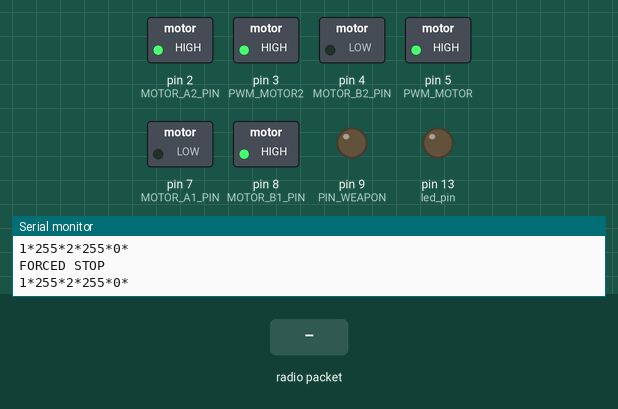
Simulated run of this sketch. Board: Arduino Uno, built with avr-gcc and run on an emulated ATmega328P. On the bench: switched loads named in the sketch (green lamp = pin HIGH), output pins drawn as LEDs (lit = HIGH), the last lines printed to the serial monitor. The inputs (shaded band) are chosen by the test bench. No radio packets arrive unless stated.

Above: at 1.2 s.
1.3 s: radio packet "1" arrives
At 1.7 s:
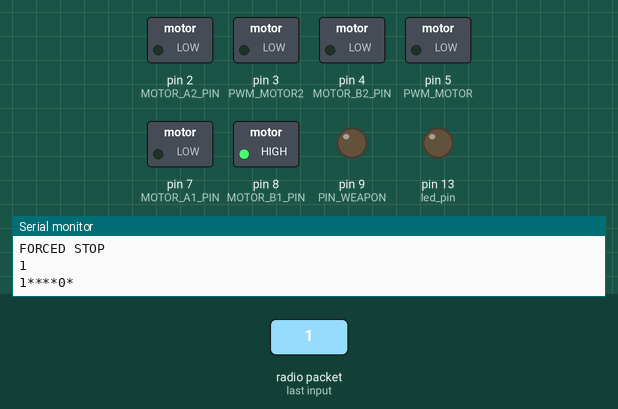
3.9 s: radio packet "2" arrives
At 4.8 s:
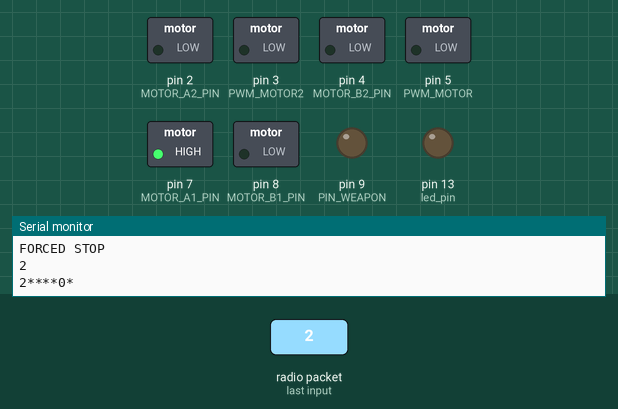
Timing chart, 0 to 6.9 s (numbered marks = the images above; inputs shaded):
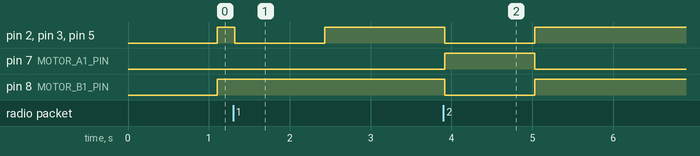

The sketch:

BOT_Final_CleanedPostFightSketch.ino
```cpp
/*
Exercise Monster Motor Mini Module
Uses Serial Monitor window to issue commands for controlling the DC motor
connected to the module
S = Stop | F = Forward | R = Reverse | C = Returns the current reading of the motors
Pxxx (P0 - P255) sets the PWM speed value | P? = Returns the current PWM value

//FRED NOTE:
// To receive a string of 5 elements:
// 0;0;0;0;0 (minimal extreme value)
// 1;255;1;255;1 (maximal extreme value)
// indexes:
// 0       is direction of motor LEFT  [values 0 or 1]
// 1       is PWM of motor LEFT        [values 0 to 254]
// 2       is direction of motor RIGHT [values 0 or 1]
// 3       is PWM of motor RIGHT       [values 0 to 254]
// 4       is activeness of not of the 3rd engine (outside ring) [values 0 or 1]

//FREDNOTE: FORWARD is the side with the driller 3rd engine

*/
const int SerialSpeed = 9600; //To set first the communication speed

//General constants for engines script
const int BRAKE = 0;
const int CW = 1;
const int CCW = 2;
const int CS_THRESHOLD = 15;
int timefromlastcommand=0;

//GENERAL MOTORS DEFINITION
int motors_Speed = 150;    //Default motor speed (applies to 2 motors if we don't interfere in LEFT/RIGHT Definitions
//Next lines applies by default this speed to both motors
int motor_Speed=motors_Speed;
int motor2_Speed=motors_Speed;

int motor_State = BRAKE;  // Current motor state
int motor2_State = BRAKE;  // Current motor(2) state (for motor RIGHT)
int mot_current = 0;      // Motor current (Fred: Not used for now)

//LEFT MOTOR Definitions
//int motor_Speed = 150;    //Uncomment if needed / Default motor speed
const int MOTOR_A1_PIN = 7;   //LEFT Motor control input pins
const int MOTOR_B1_PIN = 8;
const int PWM_MOTOR = 5;      // ~Motor PWM
const int CURRENT_SENSE = A2; // Current sense pin
const int EN_PIN = A0;        // Enable/Diag pin

//RIGHT MOTOR Definitions
//int motor2_Speed = 150;     //Uncomment if needed / Default motor speed
const int MOTOR_A2_PIN = 2;   //RIGHT Motor(2) control input pins
const int MOTOR_B2_PIN = 4;
const int PWM_MOTOR2 = 3;      // ~RIGHT Motor(2) PWM
const int CURRENT_SENSE2 = A3; // RIGHT Motor(2) Current sense pin
const int EN_PIN2 = A1;        // Enable/Diag pin (for motor RIGHT)

//
const int PIN_WEAPON = 9;        // Pn on which there is a relay

//VAR to retrieve command from serial
char readString[4];   // String array to hold PWM value typed in on keyboard

//From Cyryllo: RADIO receive
#include <VirtualWire.h>
#define led_pin 13
#define receive_pin 11

//===============================================================================
//  Initialization
//===============================================================================
void setup() {

// MOTOR1 (LEFT) - PINs DEF
  pinMode(MOTOR_A1_PIN, OUTPUT);
  pinMode(MOTOR_B1_PIN, OUTPUT);
  pinMode(PWM_MOTOR, OUTPUT);
// MOTOR2 (RIGHT) - PINs DEF
  pinMode(MOTOR_A2_PIN, OUTPUT);
  pinMode(MOTOR_B2_PIN, OUTPUT);
  pinMode(PWM_MOTOR2, OUTPUT);
// WEAPON
  pinMode(PIN_WEAPON, OUTPUT);


// FRED: next is not needed for now
// Uncomment the next 2 lines to use the Enable pins to enable/disable the device.
// To monitor for fault conditions instead, they would be defined as inputs
// pinMode(EN_PIN, OUTPUT);
// digitalWrite(EN_PIN, HIGH);

  Serial.begin(SerialSpeed);           // Initialize serial monitor
  Serial.println("Enter command:");    // Printout commands
  //Fred: old from example (serial commands)
  /*  Serial.println("S = STOP | F = FOR/FOR | G = BAK/BAK | H = FOR/BAK | I = BAK/FOR | R = REVERSE");
  Serial.println("C = READ CURRENT | Pxxx = PWM SPEED (P000 - P254) | P? = CURRENT PWM"); */

//From Cyryllo: RADIO receive
  vw_set_rx_pin(receive_pin);
  vw_setup(2000);
  vw_rx_start(); // startujemy odbieranie danych (uruchamiamy)
  pinMode(led_pin, OUTPUT);

}

//===============================================================================
//                Main Loop (await commands from radio + apply on engines
//===============================================================================
void loop()
{
  // Just loop while monitoring the serial port and then jump to DoSerial (FRED: To be changed to listen to RADIO commands incoming)
  //if(Serial.available())
  //{


    ////////////////////////////////////////////////////////////////////////////////////////
    //                    LOOP RADIO info received from Cyryllo
    ////////////////////////////////////////////////////////////////////////////////////////

    // częśc wymagana do poprawnego działania biblioteki
    uint8_t buf[VW_MAX_MESSAGE_LEN];
    uint8_t buflen = VW_MAX_MESSAGE_LEN;
    String wiadomosc ="";


    if (vw_get_message(buf, &buflen)) // jeśli odbierzemy dane
    {
        int i;

        timefromlastcommand=0;
        digitalWrite(led_pin, HIGH); //zapalamy LED

        for (i = 0; i < buflen; i++) // w pętli zczytujemy dane z odbiornika
        {
          wiadomosc+=char(buf[i]);
        }
        Serial.println(wiadomosc);
        digitalWrite(led_pin, LOW); // gasimy LED

        DoSerial(wiadomosc); //FRED: DoSerial is changed to process radio received commands

    }
    else
    {
      timefromlastcommand++; //Fred: increment the time since we had no command
      //Serial.print("NoRadio For:");
      //Serial.println(timefromlastcommand);
      delay(1);
      if(timefromlastcommand>=100)
      {
        wiadomosc="1;255;2;255;0";
        DoSerial(wiadomosc); //FRED: If no command received : FORCE STOP
        Serial.println("FORCED STOP");
      }
    }


    delay(10);


  //}//End of the Serial await (from demo script)      |       FRED: To comment-out
} //End of MAIN LOOP

//===============================================================================
//  Subroutine to handle characters typed via Serial Monitor Window
//===============================================================================
void DoSerial(String wiadomoscfromradio)
{
  int index = 0; //Fred: used to collect incoming chars from serial
  int pwm_Value = 0;
  int pwm2_Value = 0;

  char ch; //Fred: moving here declaration

//1) Split 4 parameters (Engine1 direction / Speed / Engine2 direction / Speed)

char sz[] = "1;255;1;255;1"; //Fred: to prepare the biggest type of data the splitter will parse
String ReceivedThing = wiadomoscfromradio;
int Radioelementnumber=0;
String Motor1Left_Dir,Motor1Left_PWM,Motor2Right_Dir,Motor2Right_PWM,Weaponactivate;
Weaponactivate='0'; //By default weapon is off
int Motor1Left_FinalDir,Motor2Right_FinalDir;


    // Convert from String Object to String.
    char buf[sizeof(sz)];
    ReceivedThing.toCharArray(buf, sizeof(buf));
    char *p = buf;
    char *str;
    while ((str = strtok_r(p, ";", &p)) != NULL) // delimiter is the semicolon
      {
        //Debug printing
        /*Serial.print(str);
        Serial.print("/");*/

        switch (Radioelementnumber) //Fred: Once splitted put params in proper variable
        {
          case 0:
            Motor1Left_Dir=str;
            break;

          case 1:
            Motor1Left_PWM=str;
            break;

          case 2:
            Motor2Right_Dir=str;
            break;

          case 3:
            Motor2Right_PWM=str;
            break;

          case 4:
            Weaponactivate=str;
            break;

          default:
            break;
        }

        Radioelementnumber++;
      }

  //Debug printing

  Serial.print(Motor1Left_Dir);
  Serial.print("*");
  Serial.print(Motor1Left_PWM);
  Serial.print("*");
  Serial.print(Motor2Right_Dir);
  Serial.print("*");
  Serial.print(Motor2Right_PWM);
  Serial.print("*");
  Serial.print(Weaponactivate);
  Serial.print("*");
  Serial.println("");


//2) Send to proper cases depending on parameters received
//Motor1Left_Dir/Motor1Left_PWM/Motor2Right_Dir/Motor2Right_PWM

//HERE ACTIVATE WEAPON
if(Weaponactivate=="0")
digitalWrite(PIN_WEAPON, LOW);

if(Weaponactivate=="1")
{
digitalWrite(PIN_WEAPON, HIGH);
Serial.println("KILL!");
}

//HERE IMPACT MOTORS DIRECTLY
Motor_Cmd(Motor1Left_Dir.toInt(), Motor1Left_PWM.toInt());
Motor2_Cmd(Motor2Right_Dir.toInt(), Motor2Right_PWM.toInt());


//FRED: Not needed for now for motor2 (maybe later?)
  int mot1_ADC = 0;
  float mot1_voltage = 0.0;


}

//===================================================================================
//======================== FUNCTIONS TO WRITE TO MOTORS =============================
//===================================================================================

//LEFT MOTOR
void Motor_Cmd(int direct, int pwm)     //Function that writes to the motors
{
  {
    if(direct == 1)    {
      digitalWrite(MOTOR_A1_PIN, LOW);
      digitalWrite(MOTOR_B1_PIN, HIGH);
    }
    else if(direct == 2)    {
      digitalWrite(MOTOR_A1_PIN, HIGH);
      digitalWrite(MOTOR_B1_PIN, LOW);
    }
    else    {
      digitalWrite(MOTOR_A1_PIN, LOW);
      digitalWrite(MOTOR_B1_PIN, LOW);
    }
    analogWrite(PWM_MOTOR, pwm);
  }
}

//RIGHT MOTOR
void Motor2_Cmd(int direct, int pwm)     //Function that writes to the motors
{
  {
    if(direct == 1)    {
      digitalWrite(MOTOR_A2_PIN, LOW);
      digitalWrite(MOTOR_B2_PIN, HIGH);
    }
    else if(direct == 2)    {
      digitalWrite(MOTOR_A2_PIN, HIGH);
      digitalWrite(MOTOR_B2_PIN, LOW);
    }
    else    {
      digitalWrite(MOTOR_A2_PIN, LOW);
      digitalWrite(MOTOR_B2_PIN, LOW);
    }
    analogWrite(PWM_MOTOR2, pwm);
  }
}
```

Measured:
- after the input at 1.3 s, pin 2 (MOTOR_A2_PIN), pin 3 (PWM_MOTOR2), pin 5 (PWM_MOTOR): HIGH → LOW at once, → HIGH 1.1 s later
- after the input at 3.9 s, pin 2 (MOTOR_A2_PIN), pin 3 (PWM_MOTOR2), pin 5 (PWM_MOTOR), pin 8 (MOTOR_B1_PIN): HIGH → LOW at once, → HIGH 1.1 s later; pin 7 (MOTOR_A1_PIN): LOW → HIGH at once, → LOW 1.1 s later
